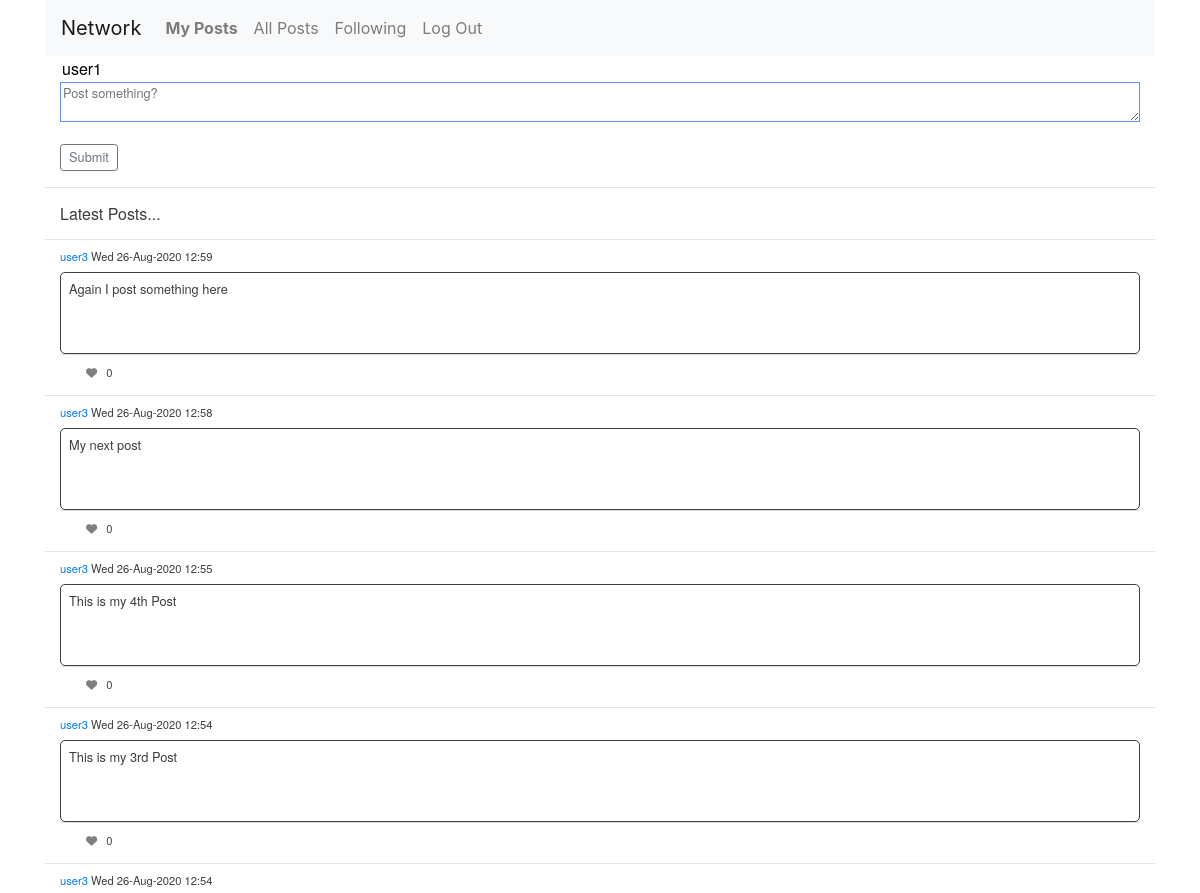
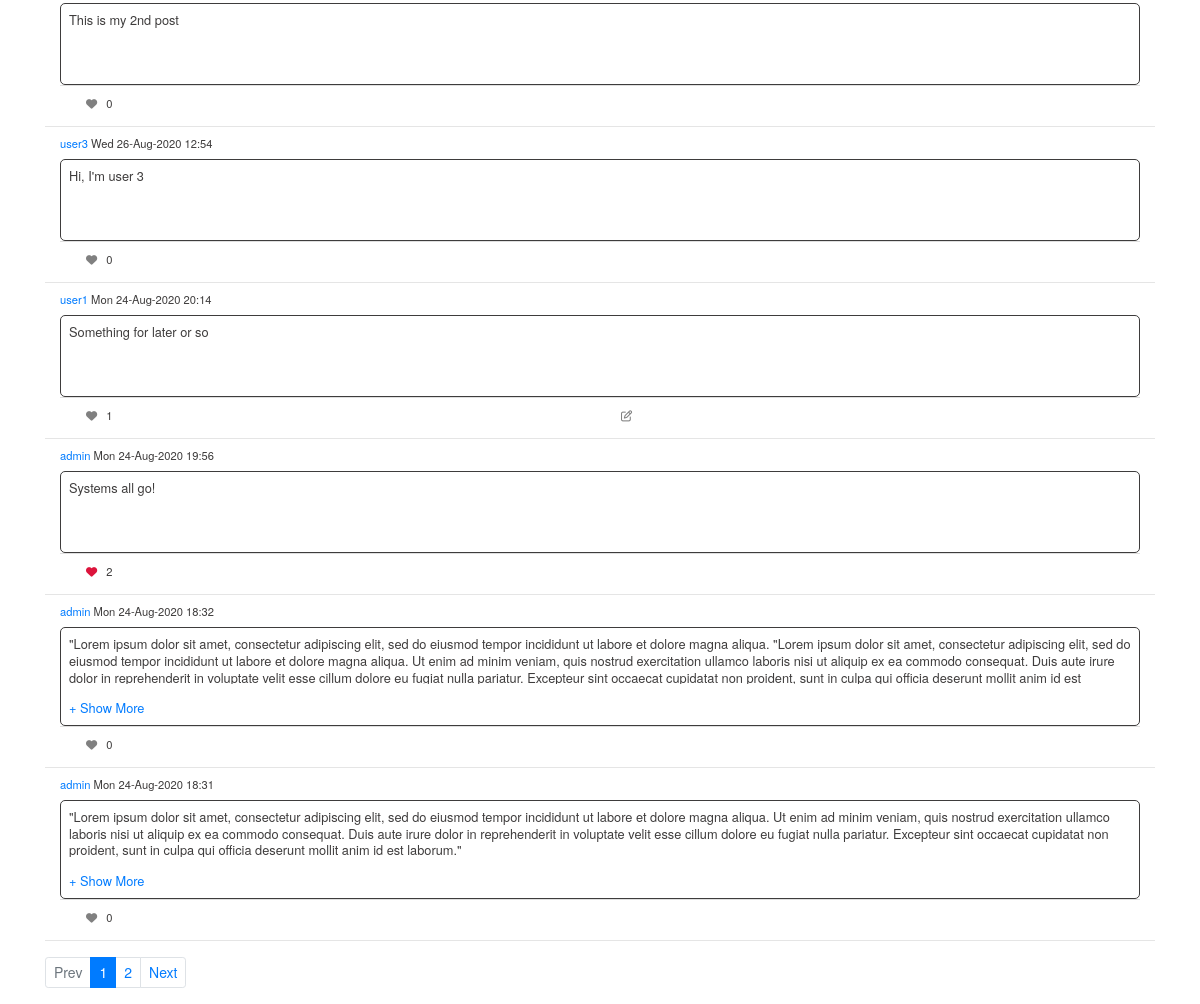
The page /posts (signed in) on the database its author committed (2 pictures, top to bottom).
### network/models.py (models this page shows, shortened)
class User(AbstractUser):
    def __str__(self):
        return f'{self.username}'

class Post(models.Model):
    author = models.ForeignKey(User, on_delete=models.CASCADE, related_name='authors')
    text = models.TextField()
    like_count = models.IntegerField(default=0)
    created = models.DateTimeField(auto_now_add=True)
    updated = models.DateTimeField(auto_now=True)

### network/views.py (the view, shortened to what this page needs)
# urls.py: path("posts", views.get_posts, name="posts"),
@login_required(login_url='/login')
def get_posts(request):
    follower_count = None
    following_count = None
    person = None
    follow_option = None
    user_id = request.GET.get('uid', '')
    if user_id:
        person = User.objects.get(id=user_id)
        posts = Post.objects.filter(author=user_id).order_by('-created')
        follower_count = _followers(person)
        following_count = _following(person)
        if person == request.user:
            follow_option = None
        else:
            follow_option = _get_follow_option(person, request.user)
    else:
        posts = Post.objects.all().order_by('-created')
    annotated_post_list = _annotate_post_opinions(posts, request.user)
    post_list = _paginate(request, annotated_post_list)
    content = {
        'person': person,
        'post_list': post_list,
        'followers': follower_count,
        'following': following_count,
        'follow_option': follow_option
    }
    return render(request, "network/index.html", content)

### network/views.py (called while the page is built)
def _annotate_post_opinions(posts, user):
    post_list = []
    for post in posts:
        try:
            post_liked = Feedback.objects.get(post=post.id, reader=user, opinion='L')
            opinion = post_liked.opinion
        except Feedback.DoesNotExist:
            opinion = 'U'
        post_list.append((post, opinion))
    return post_list

def _paginate(request, annotated_post_list):
    page = request.GET.get('page', 1)
    paginator = Paginator(annotated_post_list, 10)  # 10 Posts per page
    try:
        post_list = paginator.page(page)
    except PageNotAnInteger:
        post_list = paginator.page(1)
    except EmptyPage:
        post_list = paginator.page(paginator.num_pages)
    return post_list

### network/templates/network/index.html (shortened to what this page needs)
{% extends "network/layout.html" %}
{% block body %}
{% block posts %}
    <h6 class="container">Latest Posts...</h6>
    <hr>
    {% for post, opinion in post_list %}
    <div class="container-fluid">
        <p class="author_info">
            <a href="{% url 'posts' %}?uid={{ post.author.id }}">
	            {{ post.author }}
            </a>
            {{ post.created|date:'D j-M-Y H:i' }}
        </p>
        <div id="text-{{ post.id }}">
            <div class="container posttext" >
                <p id="para-{{ post.id }}" class="collapse post" aria-expanded="false">{{ post.text }}</p>
                <div class="more" id="more-{{post.id}}">
	                <a role="button" class="collapsed" data-toggle="collapse"
	                   href="#para-{{ post.id }}" aria-expanded="false" aria-controls="para-{{ post.id }}">
                    </a>
                </div>
            </div>
            <div class="card-footer author_info">
                <div class="row">
                    <div class="col">
		                {% if post.author != user %}
		                    {% if opinion == 'U' %}
		                        <button class='like-button' id={{ post.id }} data-postid="{{ post.id }}">
			                        <span id="span-{{ post.id }}" style="color: grey;">
				                        <i class="fas fa-heart" title="Like/Unlike Post"></i>
			                        </span>
		                        </button>
		                    {% else %}
		                        <button class='like-button' id={{ post.id }} data-postid="{{ post.id }}">
			                        <span  id="span-{{ post.id }}" style="color: #dc143c">
				                        <i class="fas fa-heart" title="Like/Unlike post"></i>
			                        </span>
		                        </button>
		                    {% endif %}
		                {% else %}
		                    <button class='like-button' id={{ post.id }} data-postid="{{ post.id }}">
			                    <span id="span-{{ post.id }}" style="color: grey;">
				                    <i class="fas fa-heart" title="Cannot like own post!"></i>
			                    </span>
		                    </button>
		                {% endif %}
                        <span class="like-count" id="like-count-{{ post.id}}">
	                        {{ post.like_count }}
                        </span>
                    </div>
	                <div class="col justify-content-end">
		                {% if post.author == user %}
		                    <button class='edit-button' id={{ post.id }} data-postid="{{ post.id }}">
			                    <span id="span-{{ post.id }}" style="color: grey;">
				                    <i class="far fa-edit" title="Edit post"></i>
			                    </span>
		                    </button>
		                {% endif %}
	                </div>
                </div>
            </div>
        </div>
    </div>
    <hr>
    {% endfor %}
{%  endblock posts %}
{% block other_pages %}
    {% if post_list.has_other_pages %}
	    <nav aria-label="Page navigation example">
	      <ul class="pagination pagination-sm">
	        {% if post_list.has_previous %}
	          <li class="page-item">
		          <a class="page-link" href="?page={{ post_list.previous_page_number }}&uid={{ person.id }}">
			          Prev
		          </a>
	          </li>
	        {% else %}
	          <li class="page-item disabled">
		          <span class="page-link">
			          Prev
		          </span>
	          </li>
	        {% endif %}
	        {% for i in post_list.paginator.page_range %}
	          {% if post_list.number == i %}
	            <li class="page-item active">
		            <a class="page-link" href="?page={{ i }}&uid={{ person.id }}">
			            {{ i }}
		            </a>
	            </li>
	          {% else %}
	            <li class="page-item">
		            <a class="page-link" href="?page={{ i }}&uid={{ person.id }}">
			            {{ i }}
		            </a>
	            </li>
	          {% endif %}
	        {% endfor %}
	        {% if post_list.has_next %}
	          <li class="page-item">
		          <a class="page-link" href="?page={{ post_list.next_page_number }}&uid={{ person.id }}">
			          Next
		          </a>
	          </li>
	        {% else %}
	          <li class="page-item disabled">
		          <span class="page-link">
			          Next
		          </span>
	          </li>
	        {% endif %}
	      </ul>
	    </nav>
    {% endif %}
{% endblock other_pages %}
{% endblock %}

### network/templates/network/layout.html (shortened to what this page needs)
{% load static %}
<!DOCTYPE html>
<html lang="en">
    <head>
        <link rel="stylesheet" href="https://stackpath.bootstrapcdn.com/bootstrap/4.4.1/css/bootstrap.min.css">
        <link href="{% static 'network/styles.css' %}" rel="stylesheet">
    </head>
    <body>
        <div class="container">
        <nav class="navbar navbar-expand-lg navbar-light bg-light">
            <a class="navbar-brand" href="{% url 'index' %}">Network</a>
            <div class="collapse navbar-collapse" id="navbarTogglerDemo02">
              <ul class="navbar-nav mr-auto mt-2 mt-lg-0">
                {% if user.is_authenticated %}
                    <li class="nav-item">
                        <a class="nav-link" href="{% url 'posts' %}?uid={{ user.id }}"><strong>My Posts</strong></a>
                    </li>
                {% endif %}
                <li class="nav-item">
                  <a class="nav-link" href="{% url 'posts' %}">All Posts</a>
                </li>
                {% if user.is_authenticated %}
                    <li class="nav-item">
                        <a class="nav-link" href="{% url 'following' %}">Following</a>
                    </li>
                    <li class="nav-item">
                        <a class="nav-link" href="{% url 'logout' %}">Log Out</a>
                    </li>
                {% endif %}
              </ul>
            </div>
          </nav>
        <div class="body">
            {% if user.is_authenticated %}
            <div class="container">
                <form action="{% url 'posts' %}" method="post">
                    <div class="form-group">
                        <input id="author" name="author" type="text" value="{{ user }}" readonly ><br>
                        <textarea class="comment" name="text" rows="2" placeholder="Post something?" required ></textarea>
                    </div>
                    <button type="submit" class="btn btn-outline-secondary btn-sm">Submit</button>
                </form>
            {% endif %}
            </div>
            <hr>
            {% block body %}
            {% endblock %}
        </div>
        </div>
    </body>
</html>

### network/static/network/styles.css (style rules this page uses)
.body { font-family: "Helvetica Neue"; color: #3E3C3C; }
.btn { font-size: .8rem; line-height: 1.05rem; }
.like-button, .edit-button { border: none; background-color: transparent; }
.like-count { margin-right: 5px; }
.author_info { font-size: 0.7rem; line-height: 0.0rem; }
.posttext { font-size: .8rem; line-height: 1.05rem; border:1px; border-color: #3E3C3C; border-style: solid; border-radius: 5px; padding: 0.5rem }
.posttext p.collapse:not(.show) { display: block; height: 3rem; overflow: hidden; }
.posttext a.collapsed::after { content: '+ Show More'; }
.comment { font-size: .8rem; line-height: 1.05rem; width: 100%; border:1px; border-color: cornflowerblue; border-style: solid; }
.card-footer { background-color: transparent; height: 1.5rem; }
.more { display: none; }
#author { border: none; }

### rows shown on the page
User: author "user1"
Post: author "user3", created "Wed 26-Aug-2020 12:59", text "Again I post something here", like_count "0"
Post: author "user3", created "Wed 26-Aug-2020 12:58", text "My next post", like_count "0"
Post: author "user3", created "Wed 26-Aug-2020 12:55", text "This is my 4th Post", like_count "0"
Post: author "user3", created "Wed 26-Aug-2020 12:54", text "This is my 3rd Post", like_count "0"
Post: author "user3", created "Wed 26-Aug-2020 12:54", text "This is my 2nd post", like_count "0"
Post: author "user3", created "Wed 26-Aug-2020 12:54", text "Hi, I'm user 3", like_count "0"
Post: author "user1", created "Mon 24-Aug-2020 20:14", text "Something for later or so", like_count "1"
Post: author "admin", created "Mon 24-Aug-2020 19:56", text "Systems all go!", like_count "2"
Post: author "admin", created "Mon 24-Aug-2020 18:32", text "\"Lorem ipsum dolor sit amet, consectetur adipiscing elit, sed do eiusmod tempor incididunt ut labore et dolore magna aliqua. \"Lorem ipsum dolor sit amet, consectetur adipiscing elit, sed do eiusmod tempor incididunt ut labore et dolore magna aliqua. Ut enim ad minim veniam, quis nostrud exercitation ullamco laboris nisi ut aliquip ex ea commodo consequat. Duis aute irure dolor in reprehenderit in voluptate velit esse cillum dolore eu fugiat nulla pariatur. Excepteur sint occaecat cupidatat non proident, sunt in culpa qui officia deserunt mollit anim id est…", like_count "0"
Post: author "admin", created "Mon 24-Aug-2020 18:31", text "\"Lorem ipsum dolor sit amet, consectetur adipiscing elit, sed do eiusmod tempor incididunt ut labore et dolore magna aliqua. Ut enim ad minim veniam, quis nostrud exercitation ullamco laboris nisi ut aliquip ex ea commodo consequat. Duis aute irure dolor in reprehenderit in voluptate velit esse cillum dolore eu fugiat nulla pariatur. Excepteur sint occaecat cupidatat non proident, sunt in culpa qui officia deserunt mollit anim id est laborum.\"", like_count "0"

### other values the page prints
{{ i }} "1"
{{ i }} "2"
